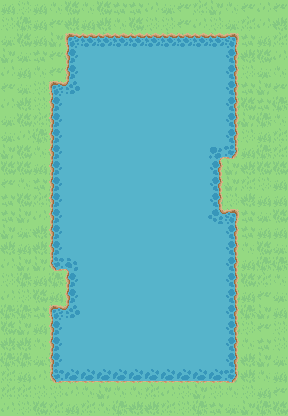

The image is a tile-based game level rendered from a .tmx file. Its description and complete source (layers, tilesets, objects, tile grids) follow:
An orthogonal 18x26 tile map with 16x16 px tiles, 2 tile layers (Ground, Water), 2 tilesets.

<map version="1.10" tiledversion="1.11.2" orientation="orthogonal" renderorder="right-down" width="18" height="26" tilewidth="16" tileheight="16" infinite="0" nextlayerid="3" nextobjectid="1">
 <tileset firstgid="1" source="Tileset_Water_Refined.tsx" />
 <tileset firstgid="313" name="Tileset_Ground" tilewidth="16" tileheight="16" tilecount="168" columns="12">
  <image source="Tileset_Ground.png" width="192" height="224" />
 </tileset>
 <layer id="1" name="Ground" width="18" height="26">
  <data encoding="csv">
411,422,411,423,426,423,426,412,412,424,410,409,421,414,423,409,424,409,
422,425,411,409,413,411,413,423,426,422,422,409,424,422,410,421,424,413,
410,426,411,414,410,410,421,412,414,413,421,426,423,414,410,412,411,421,
414,410,412,409,413,412,423,412,423,412,426,414,425,409,422,413,426,424,
424,411,423,409,421,409,424,426,410,409,425,410,426,414,414,422,410,423,
409,410,422,425,423,425,413,412,412,426,421,414,412,413,414,412,414,409,
424,413,422,412,411,414,411,423,414,421,412,421,409,411,426,426,412,425,
410,426,421,425,423,411,424,424,413,422,423,414,423,422,426,414,425,423,
410,424,425,411,423,426,414,424,409,423,426,413,421,413,410,422,411,421,
414,426,423,413,414,413,409,421,426,426,425,422,422,422,412,411,425,421,
426,426,411,421,414,425,410,409,425,426,410,413,413,409,414,413,426,426,
409,423,412,421,410,411,426,414,426,414,410,413,409,412,414,421,422,411,
412,426,421,425,412,414,421,410,414,422,421,424,410,411,422,413,411,411,
412,414,424,409,421,426,425,423,425,414,425,424,425,425,414,412,410,426,
414,410,413,424,409,409,424,413,426,410,412,426,423,423,409,412,411,411,
413,411,413,422,426,421,422,409,411,422,423,423,413,425,409,423,426,410,
424,414,414,424,412,411,426,424,414,425,424,411,423,422,422,411,425,425,
422,425,411,425,411,426,425,410,423,412,423,414,425,409,423,426,421,423,
424,422,426,411,422,410,410,423,412,426,425,410,409,410,426,411,409,410,
425,425,412,414,426,411,421,423,409,426,426,423,414,424,409,425,414,411,
426,414,411,409,424,414,423,425,411,421,411,422,421,423,426,422,409,422,
413,413,423,423,423,426,410,410,424,421,421,410,409,410,423,423,412,422,
425,425,410,425,423,409,426,426,414,414,414,412,423,425,423,413,414,410,
421,411,424,412,425,422,422,410,413,409,421,409,425,424,414,413,423,411,
421,421,422,422,424,423,414,423,423,421,424,422,414,422,423,422,411,409,
424,422,426,421,411,421,423,425,413,413,421,422,425,412,410,414,425,426
  </data>
 </layer>
 <layer id="2" name="Water" width="18" height="26">
  <data encoding="csv">
0,0,0,0,0,0,0,0,0,0,0,0,0,0,0,0,0,0,
0,0,0,0,0,0,0,0,0,0,0,0,0,0,0,0,0,0,
0,0,0,0,2,3,3,3,3,3,3,3,3,3,4,0,0,0,
0,0,0,0,26,27,27,27,27,27,27,27,27,27,28,0,0,0,
0,0,0,0,26,27,27,27,27,27,27,27,27,27,28,0,0,0,
0,0,0,2,122,27,27,27,27,27,27,27,27,27,28,0,0,0,
0,0,0,26,27,27,27,27,27,27,27,27,27,27,28,0,0,0,
0,0,0,26,27,27,27,27,27,27,27,27,27,27,28,0,0,0,
0,0,0,26,27,27,27,27,27,27,27,27,27,27,28,0,0,0,
0,0,0,26,27,27,27,27,27,27,27,27,27,97,52,0,0,0,
0,0,0,26,27,27,27,27,27,27,27,27,27,28,0,0,0,0,
0,0,0,26,27,27,27,27,27,27,27,27,27,28,0,0,0,0,
0,0,0,26,27,27,27,27,27,27,27,27,27,28,0,0,0,0,
0,0,0,26,27,27,27,27,27,27,27,27,27,121,4,0,0,0,
0,0,0,26,27,27,27,27,27,27,27,27,27,27,28,0,0,0,
0,0,0,26,27,27,27,27,27,27,27,27,27,27,28,0,0,0,
0,0,0,50,98,27,27,27,27,27,27,27,27,27,28,0,0,0,
0,0,0,0,26,27,27,27,27,27,27,27,27,27,28,0,0,0,
0,0,0,0,26,27,27,27,27,27,27,27,27,27,28,0,0,0,
0,0,0,2,122,27,27,27,27,27,27,27,27,27,28,0,0,0,
0,0,0,26,27,27,27,27,27,27,27,27,27,27,28,0,0,0,
0,0,0,26,27,27,27,27,27,27,27,27,27,27,28,0,0,0,
0,0,0,26,27,27,27,27,27,27,27,27,27,27,28,0,0,0,
0,0,0,50,51,51,51,51,51,51,51,51,51,51,52,0,0,0,
0,0,0,0,0,0,0,0,0,0,0,0,0,0,0,0,0,0,
0,0,0,0,0,0,0,0,0,0,0,0,0,0,0,0,0,0
  </data>
 </layer>
</map>
